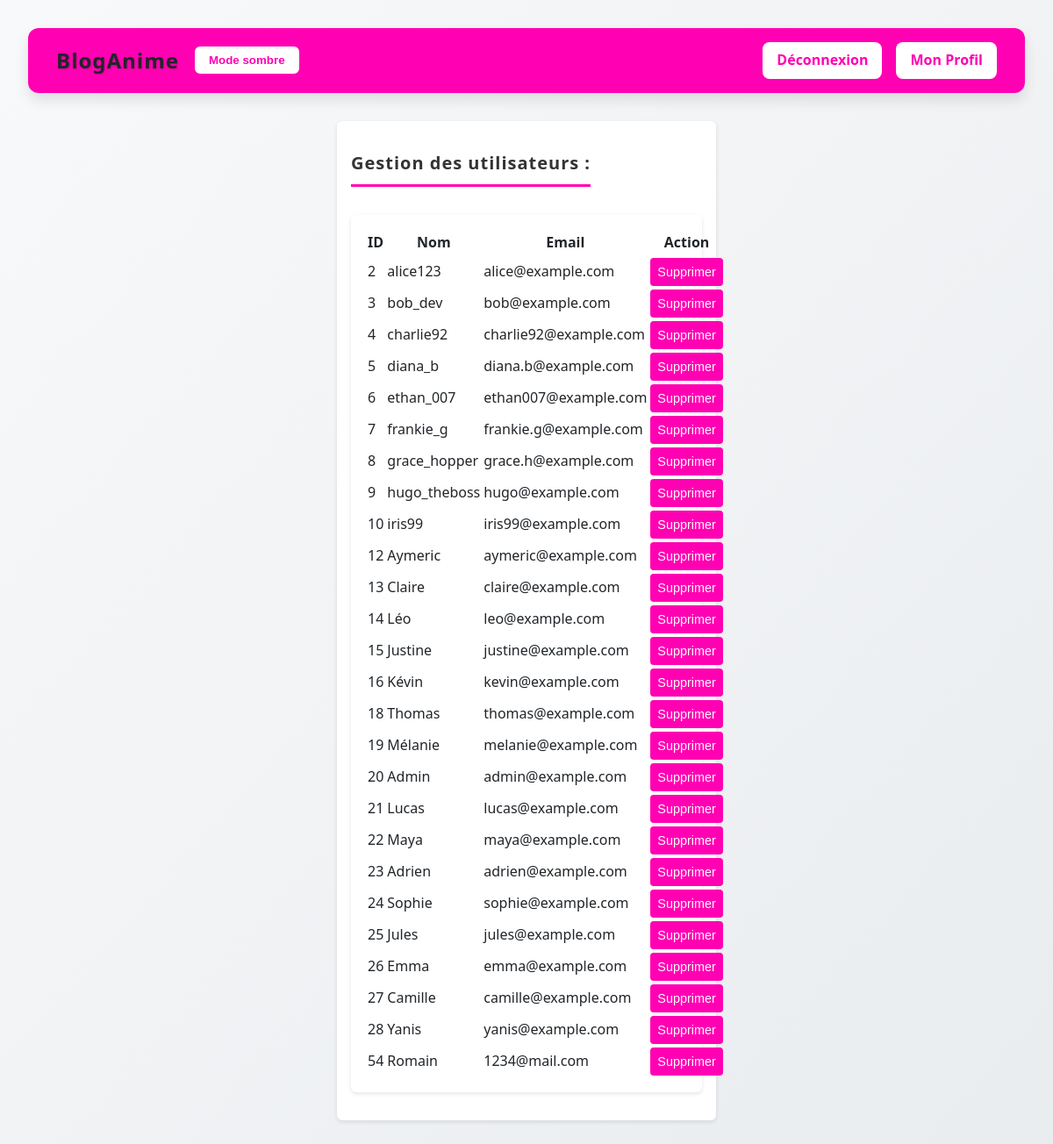
/admin_users.php (signed in), run on the app's committed database.
### tables this page shows
CREATE TABLE IF NOT EXISTS `user` (
  `id` int NOT NULL AUTO_INCREMENT,
  `userName` varchar(60) NOT NULL,
  `email` varchar(150) NOT NULL,
  `password` varchar(255) NOT NULL,
  `is_admin` tinyint(1) DEFAULT '0',
  PRIMARY KEY (`id`)
);

### UserController.php (called while the page is built, shortened)
<?php
class UserController
{
    private PDO $db;
    public function __construct()
    {
        $host = "localhost";
        $dbName = "anime";
        $port = 3306;
        $userName = "root";
        $password = "";
    }
    public function setDb($db)
    {
        $this->db = $db;
        return $this;
    }
    public function getAllUsers(): array
    {
        $stmt = $this->db->query("SELECT * FROM user");
        $usersData = $stmt->fetchAll(PDO::FETCH_ASSOC);
        return array_map(fn($data) => new User($data), $usersData);
    }
}

### User.php (called while the page is built, shortened)
<?php
class User
{
    private int $id;
    private string $username;
    private string $email;
    public function hydrate(array $data): void
    {
        foreach ($data as $key => $value) {
            $method = 'set' . ucfirst($key);
        }
    }
    public function getId(): int
    {
        return $this->id;
    }
    public function getUsername(): string
    {
        return $this->username;
    }
    public function getEmail(): string
    {
        return $this->email;
    }
    public function setId(int $id): self
    {
        $this->id = $id;
        return $this;
    }
    public function setUsername(string $username): self
    {
        $this->username = $username;
        return $this;
    }
    public function setEmail(string $email): self
    {
        $this->email = $email;
        return $this;
    }
    public function setPassword(string $password): self
    {
        return $this;
    }
}

### admin_users.php (the view, shortened to what this page needs)
<?php
require_once 'UserController.php';
require_once 'header.php';
$controller = new UserController();
$users = $controller->getAllUsers();
?>
<div class="post-form">
    <h2>Gestion des utilisateurs :</h2>
    <div class="post-form">
    <table>
        <tr>
            <th>ID</th>
            <th>Nom</th>
            <th>Email</th>
            <th>Action</th>
        </tr>
        <?php foreach ($users as $user): ?>
            <?php if ($user->getId() != $_SESSION['user_id']): ?>
                <tr>
                    <td><?= $user->getId() ?></td>
                    <td><?= htmlspecialchars($user->getUsername()) ?></td>
                    <td><?= htmlspecialchars($user->getEmail()) ?></td>
                    <td>
                        <form method="POST" action="admin_delete_user.php" style="display:inline;">
                            <button type="submit" onclick="return confirm('Supprimer cet utilisateur ?')">Supprimer</button>
                        </form>
                    </td>
                </tr>
            <?php endif; ?>
        <?php endforeach; ?>
    </table>
    </div>
</div>

### header.php (shortened to what this page needs)
<!DOCTYPE html>
<html>
<head>
    <link rel="stylesheet" href="style.css">
</head>
<body>
    <header>
    <nav class="navbar">
        <div class="navbar-left">
            <a href="index.php" class="nav-brand">BlogAnime</a>
            <button id="toggle-theme">Mode sombre</button>
        </div>
        <div class="navbar-right">
            <?php if (isset($_SESSION['user_id'])): ?>
                <a href="logout.php" class="nav-link"><span class="traductible">Déconnexion</span></a>
                <a href="profile.php" class="nav-link"><span class="traductible">Mon Profil</span></a>
            <?php else: ?>
                <a href="login.php" class="nav-link"><span class="traductible">Connexion</span></a>
                <a href="register.php" class="nav-link"><span class="traductible">Inscription</span></a>
            <?php endif; ?>
        </div>
    </nav>
    </header>
</body>
</html>

### style.css (style rules this page uses)
:root { --bg-color: linear-gradient(to bottom right, #f8f9fa, #e9ecef); --text-color: #212529; --heading-color: #343a40; --box-bg: #ffffff; --input-bg: #f8f9fa; --border-color: #ccc; --highlight: #ff01b3; --post-border: #dee2e6; --navbar-bg: linear-gradient(to right, #ff01b3, #ff01b3); --nav-text: #212529; --nav-bg: white; --form-title: #333; --textarea-border-focus: #ff01b3; --form-button: #ff01b3; --form-button-hover: #ff009a; }
body { font-family: 'Segoe UI', Roboto, Helvetica, Arial, sans-serif; background: var(--bg-color); margin: 0; padding: 2rem; color: var(--text-color); line-height: 1.6; }
h1, h2 { text-align: center; color: var(--heading-color); margin-bottom: 2rem; letter-spacing: 1px; border-bottom: 3px solid var(--highlight); display: inline-block; padding-bottom: 0.5rem; }
h2 { font-size: 2rem; }
.post-form { max-width: 400px; margin: 1rem auto; padding: 1rem; background-color: var(--box-bg); border-radius: 6px; box-shadow: 0 2px 5px rgba(0, 0, 0, 0.1); }
.post-form h2 { font-size: 1.25rem; text-align: center; margin-bottom: 1rem; color: var(--form-title); }
.post-form button { background-color: var(--form-button); color: white; border: none; padding: 0.5rem; border-radius: 4px; width: 100%; cursor: pointer; font-size: 0.9rem; transition: background-color 0.3s; }
.navbar { background: var(--navbar-bg); padding: 1rem 2rem; display: flex; justify-content: space-between; align-items: center; border-radius: 12px; box-shadow: 0 8px 15px rgba(0, 0, 0, 0.1); margin-bottom: 2rem; }
.navbar-left, .navbar-right { display: flex; gap: 1rem; align-items: center; }
.navbar-left .nav-brand { font-size: 1.5rem; font-weight: bold; color: var(--nav-text); text-decoration: none; letter-spacing: 1px; text-shadow: 1px 1px 2px rgba(0, 0, 0, 0.2); }
.nav-link { background-color: var(--nav-bg); color: var(--highlight); text-decoration: none; padding: 0.5rem 1rem; border-radius: 8px; font-weight: bold; transition: background-color 0.3s, color 0.3s; }
#toggle-theme { background-color: var(--nav-bg); color: var(--highlight); border: 2px solid var(--highlight); padding: 0.5rem 1rem; border-radius: 8px; font-weight: bold; cursor: pointer; }

### data on the page
user: id "2", userName "alice123", email "alice@example.com"
user: id "3", userName "bob_dev", email "bob@example.com"
user: id "4", userName "charlie92", email "charlie92@example.com"
user: id "5", userName "diana_b", email "diana.b@example.com"
user: id "6", userName "ethan_007", email "ethan007@example.com"
user: id "7", userName "frankie_g", email "frankie.g@example.com"
user: id "8", userName "grace_hopper", email "grace.h@example.com"
user: id "9", userName "hugo_theboss", email "hugo@example.com"
user: id "10", userName "iris99", email "iris99@example.com"
user: id "12", userName "Aymeric", email "aymeric@example.com"
user: id "13", userName "Claire", email "claire@example.com"
user: id "14", userName "Léo", email "leo@example.com"
user: id "15", userName "Justine", email "justine@example.com"
user: id "16", userName "Kévin", email "kevin@example.com"
user: id "18", userName "Thomas", email "thomas@example.com"
user: id "19", userName "Mélanie", email "melanie@example.com"
user: id "20", userName "Admin", email "admin@example.com"
user: id "21", userName "Lucas", email "lucas@example.com"
user: id "22", userName "Maya", email "maya@example.com"
user: id "23", userName "Adrien", email "adrien@example.com"
user: id "24", userName "Sophie", email "sophie@example.com"
user: id "25", userName "Jules", email "jules@example.com"
user: id "26", userName "Emma", email "emma@example.com"
user: id "27", userName "Camille", email "camille@example.com"
user: id "28", userName "Yanis", email "yanis@example.com"
user: id "54", userName "Romain", email "1234@mail.com"
